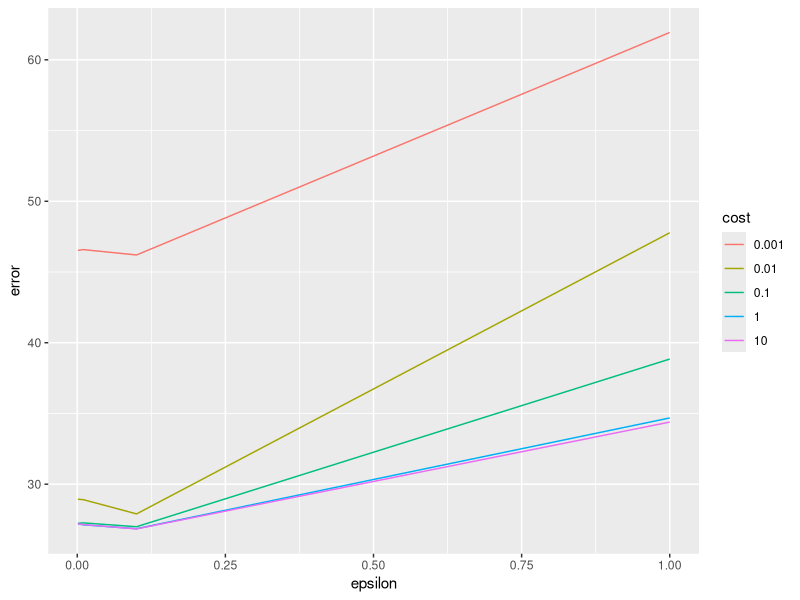
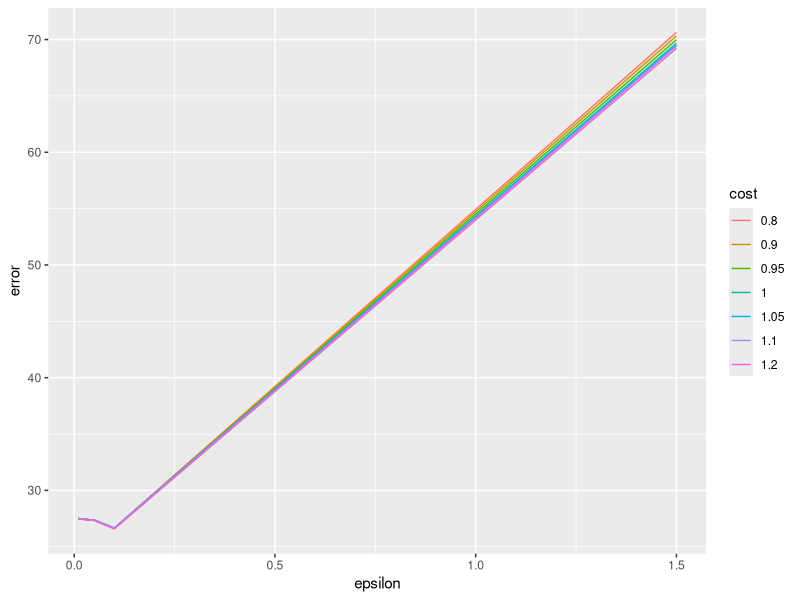

The R source for these figures, in order: (Note: a time limit stopped this script after it produced the figures.)
## ---- chunk 1
knitr::opts_chunk$set(echo = TRUE)
## ---- chunk 2
#load data
library(MASS)
library(e1071)
library(ggplot2)
data(Boston)
## ---- chunk 3
# training and test data
set.seed(4036018)
test <- sample(1:nrow(Boston), size = 100)
train <- which(!(1:nrow(Boston)) %in% test)
## ---- chunk 4
# Initial parameter tuning
cost <- c(.001, .01, .1, 1, 10)
epsilon <- c(.001, .01, .1, 1)
tune_out <- tune(svm, medv ~ ., data = Boston[train, ], kernel = "linear",
                 ranges = list(cost = cost, epsilon = epsilon))

# Visualize and inspect the tuning result
perf <- tune_out$performances
perf$cost <- factor(perf$cost)
ggplot(perf) + geom_line(aes(epsilon, error, group=cost, color=cost))

tune_out$best.parameters

## ---- chunk 5
# check finer grid model for better performance
set.seed(4036018)

cost <- c(0.8, 0.9 , 0.95, 1, 1.05, 1.10, 1.2)
epsilon <- c(.01, .05, .1, 1.5)
tune_out <- tune(svm, medv ~ ., data = Boston[train, ], kernel = "linear",
ranges = list(cost = cost, epsilon = epsilon))
perf <- tune_out$performances
perf$cost <- factor(perf$cost)
ggplot(perf) + geom_line(aes(epsilon, error, group=cost, color=cost))
tune_out$best.parameters

## ---- chunk 6
# fit SVM model
best_parameters <- tune_out$best.parameters

# Fit the final model
final_model <- svm(medv ~ ., data = Boston[train, ], kernel = "linear",
                   cost = best_parameters$cost, epsilon = best_parameters$epsilon)

# Evaluate model on test set
predictions <- predict(final_model, newdata = Boston[test, ])
mse <- mean((Boston[test, "medv"] - predictions)^2)
mae <- mean(abs(Boston[test, "medv"] - predictions))

# Print MSE and MAE
print(paste("MSE:", mse))
print(paste("MAE:", mae))
## ---- chunk 7
set.seed(4036018)
# Define the initial grid for tuning
gamma <- c(0.0001, 0.001, 0.01, 0.1, 1, 10)
cost <- c(0.1, 1, 10, 100, 1000)
epsilon <- c(0.001, 0.01, 0.1, 1)


# Tune the model
tune_out <- tune(svm, medv ~ ., data = Boston[train, ],
                 kernel = "radial", 
                 ranges = list(gamma = gamma, cost = cost, epsilon = epsilon))
## ---- chunk 8
# Check the best parameters
best_parameters <- tune_out$best.parameters
print(best_parameters)

# Plot the tuning results
perf <- data.frame(tune_out$performances)

ggplot(perf, aes(x = gamma, y = error, color = factor(cost), group = factor(epsilon))) +
  geom_line() +
  facet_wrap(~epsilon, scales = "free") +
  theme_minimal() +
  labs(title = "Tuning SVM with RBF Kernel",
       x = "Gamma",
       y = "Cross-validation Error")
## ---- chunk 9
set.seed(4036018)
# adjust grid and tune again
gamma <- c(0.0001, 0.001, 0.08, 0.1, 0.15, 0.2)
cost <- c(35, 40, 45, 50, 70, 80, 90)
epsilon <- c(0.18, 0.2, 0.21, 0.22, 0.23, 0.24, 0.25)


# Tune the model
tune_out <- tune(svm, medv ~ ., data = Boston[train, ],
                 kernel = "radial", 
                 ranges = list(gamma = gamma, cost = cost, epsilon = epsilon))

## ---- chunk 10
# Check the best parameters
best_parameters <- tune_out$best.parameters
print(best_parameters)

# Plot the tuning results
perf <- data.frame(tune_out$performances)

ggplot(perf, aes(x = gamma, y = error, color = factor(cost), group = factor(epsilon))) +
  geom_line() +
  facet_wrap(~epsilon, scales = "free") +
  theme_minimal() +
  labs(title = "Tuning SVM with RBF Kernel",
       x = "Gamma",
       y = "Cross-validation Error")
## ---- chunk 11
# fit SVM model
best_parameters <- tune_out$best.parameters

# Fit the final model
final_model <- svm(medv ~ ., data = Boston[train, ], kernel = "radial",
                   cost = best_parameters$cost, epsilon = best_parameters$epsilon)

# Evaluate model on test set
predictions <- predict(final_model, newdata = Boston[test, ])
mse <- mean((Boston[test, "medv"] - predictions)^2)
mae <- mean(abs(Boston[test, "medv"] - predictions))

# Print MSE and MAE
print(paste("MSE:", mse))
print(paste("MAE:", mae))
